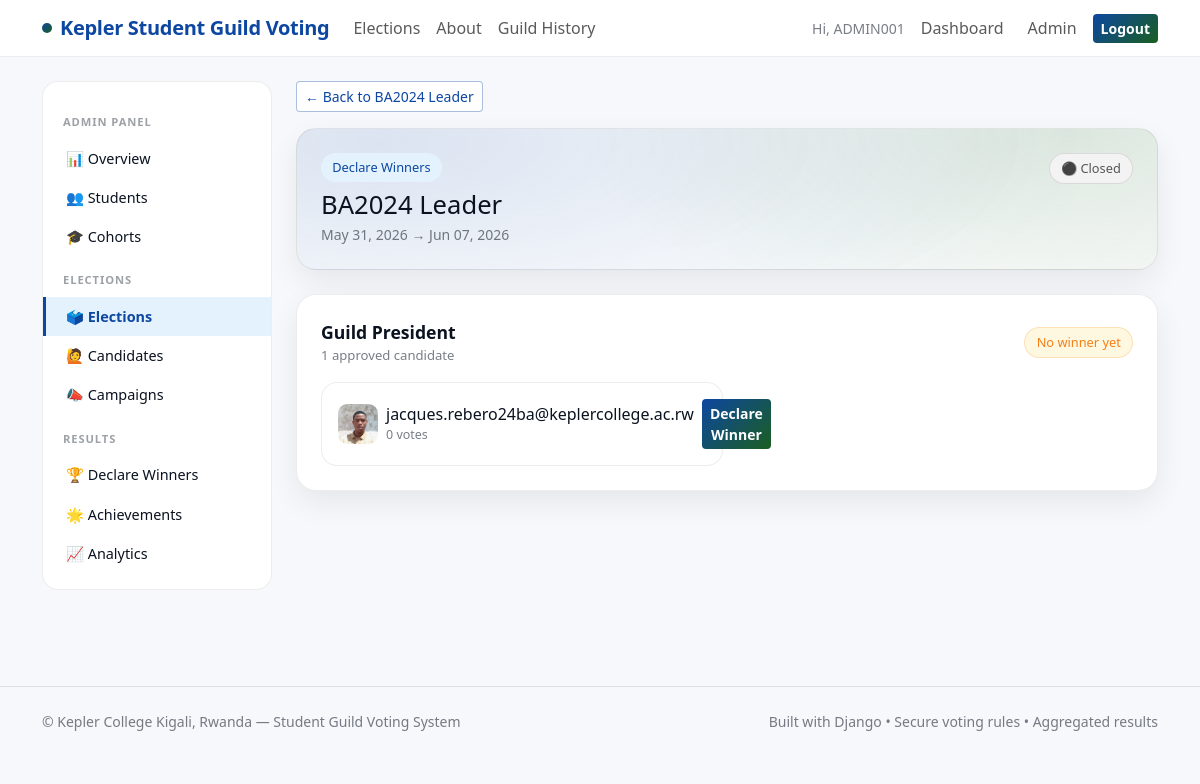
The page /dashboard/admin/elections/1/declare-winners/ (signed in) on the database its author committed.
### apps/accounts/models.py (models this page shows, shortened)
class User(AbstractUser):
    email = models.EmailField(unique=True)
    student_id = models.CharField(max_length=20, unique=True)
    cohort = models.ForeignKey(
        Cohort,
        on_delete=models.SET_NULL,
        null=True,
        blank=True,
        related_name='students'
    )
    is_cohort_confirmed = models.BooleanField(
        default=False,
        help_text='Admin confirms the student belongs to the selected cohort'
    )
    is_email_verified = models.BooleanField(default=False)
    can_vote = models.BooleanField(default=True)

### apps/elections/models.py (models this page shows, shortened)
class Election(models.Model):
    SCOPE_ALL = 'all'
    SCOPE_COHORT = 'cohort'
    SCOPE_CHOICES = [
        (SCOPE_ALL, 'Whole College'),
        (SCOPE_COHORT, 'Specific Cohort(s) Only'),
    ]
    name = models.CharField(max_length=200)
    description = models.TextField(blank=True)
    start_at = models.DateTimeField()
    end_at = models.DateTimeField()
    is_published = models.BooleanField(default=True)
    allow_live_results = models.BooleanField(default=False)
    visibility_scope = models.CharField(
        max_length=10, choices=SCOPE_CHOICES, default=SCOPE_ALL
    )
    visible_to_cohorts = models.ManyToManyField(
        'accounts.Cohort', blank=True, related_name='visible_elections'
    )
    voting_scope = models.CharField(
        max_length=10, choices=SCOPE_CHOICES, default=SCOPE_ALL
    )
    voting_cohorts = models.ManyToManyField(
        'accounts.Cohort', blank=True, related_name='voting_elections'
    )
    created_at = models.DateTimeField(auto_now_add=True)
    class Meta:
        ordering = ['-start_at']
    @property
    def is_open(self):
        now = timezone.now()
        return self.is_published and self.start_at <= now <= self.end_at
    @property
    def is_closed(self):
        return timezone.now() > self.end_at

class Position(models.Model):
    SCOPE_ALL = 'all'
    SCOPE_COHORT = 'cohort'
    SCOPE_CHOICES = [
        (SCOPE_ALL, 'Whole College'),
        (SCOPE_COHORT, 'Specific Cohort(s) Only'),
    ]
    election = models.ForeignKey(
        Election, on_delete=models.CASCADE, related_name='positions'
    )
    title = models.CharField(max_length=120)
    description = models.TextField(blank=True)
    order = models.PositiveIntegerField(default=0)
    voting_scope = models.CharField(
        max_length=10, choices=SCOPE_CHOICES, default=SCOPE_ALL
    )
    allowed_cohorts = models.ManyToManyField(
        'accounts.Cohort', blank=True, related_name='positions'
    )
    applications_open = models.BooleanField(default=False)
    class Meta:
        ordering = ['order', 'title']
        unique_together = [('election', 'title')]

class Candidate(models.Model):
    STATUS_CHOICES = [
        ('pending', 'Pending'),
        ('approved', 'Approved'),
        ('rejected', 'Rejected'),
    ]
    election = models.ForeignKey(
        Election, on_delete=models.CASCADE, related_name='candidates'
    )
    position = models.ForeignKey(
        Position, on_delete=models.CASCADE, related_name='candidates'
    )
    student = models.ForeignKey(
        settings.AUTH_USER_MODEL,
        on_delete=models.SET_NULL,
        null=True, blank=True,
        related_name='candidacies'
    )
    full_name = models.CharField(max_length=200)
    slogan = models.CharField(max_length=200, blank=True)
    manifesto = models.TextField(blank=True)
    photo = models.ImageField(upload_to='candidates/', blank=True, null=True)
    status = models.CharField(
        max_length=20, choices=STATUS_CHOICES, default='pending'
    )
    created_at = models.DateTimeField(auto_now_add=True)
    class Meta:
        ordering = ['position__order', 'full_name']

### apps/dashboard/views.py (the view)
# urls.py: path('admin/elections/<int:election_id>/declare-winners/', views.admin_declare_winners, name='admin_declare_winners'),
@staff_required
def admin_declare_winners(request, election_id):
    election = get_object_or_404(Election, id=election_id)
    positions = Position.objects.filter(election=election).prefetch_related('candidates', 'winners')
    positions_data = []
    for position in positions:
        candidates = Candidate.objects.filter(
            position=position, status='approved'
        ).annotate(vote_count=Count('votes')).order_by('-vote_count')
        declared_winner = ElectionWinner.objects.filter(
            election=election, position=position
        ).select_related('candidate').first()
        positions_data.append({
            'position': position,
            'candidates': candidates,
            'declared_winner': declared_winner,
        })
    return render(request, 'dashboard/admin_declare_winners.html', {
        'election': election, 'positions_data': positions_data,
    })

### apps/core/context_processors.py (called while the page is built)
def kepler_branding(request):
    return {
        "KEPLER_APP_NAME": "Kepler Student Guild Voting",
        "KEPLER_LOCATION": "Kepler College Kigali, Rwanda",
    }

### apps/dashboard/permissions.py (called while the page is built)
def staff_required(view_func):
    @wraps(view_func)
    @login_required
    def _wrapped(request, *args, **kwargs):
        if not request.user.is_staff:
            messages.error(request, "Admin access required.")
            return redirect("dashboard:student")
        return view_func(request, *args, **kwargs)
    return _wrapped

### templates/dashboard/admin_declare_winners.html (shortened to what this page needs)
{% extends 'base.html' %}
{% block content %}
<div class="admin-layout">
  <div class="admin-sidebar">
    <div class="sidebar-title">Admin Panel</div>
    <a href="{% url 'dashboard:admin_overview' %}">📊 Overview</a>
    <a href="{% url 'dashboard:admin_students' %}">👥 Students</a>
    <a href="{% url 'dashboard:admin_cohorts' %}">🎓 Cohorts</a>
    <div class="sidebar-title">Elections</div>
    <a href="{% url 'dashboard:admin_elections' %}" class="active">🗳️ Elections</a>
    <a href="{% url 'dashboard:admin_candidates' %}">🙋 Candidates</a>
    <a href="{% url 'dashboard:admin_campaigns' %}">📣 Campaigns</a>
    <div class="sidebar-title">Results</div>
    <a href="{% url 'dashboard:admin_elections' %}">🏆 Declare Winners</a>
    <a href="{% url 'dashboard:admin_achievements' %}">🌟 Achievements</a>
    <a href="{% url 'dashboard:admin_analytics' %}">📈 Analytics</a>
  </div>
  <div class="admin-content">
    <div class="mb-3">
      <a href="{% url 'dashboard:admin_election_manage' election.id %}"
         class="btn btn-outline-kepler btn-sm">← Back to {{ election.name }}</a>
    </div>
    <div class="hero p-4 mb-4">
      <div class="d-flex align-items-start justify-content-between flex-wrap gap-3">
        <div>
          <span class="k-pill pill-blue mb-2 d-inline-block">Declare Winners</span>
          <h1 class="fw-800 mb-1" style="font-size:1.6rem;">{{ election.name }}</h1>
          <div class="small-muted">
            {{ election.start_at|date:"M d, Y" }} → {{ election.end_at|date:"M d, Y" }}
          </div>
        </div>
        <div>
          {% if election.is_open %}<span class="k-pill pill-open">🟢 Still Open</span>
          {% elif election.is_closed %}<span class="k-pill pill-closed">⚫ Closed</span>
          {% else %}<span class="k-pill pill-upcoming">🟡 Not Started</span>{% endif %}
        </div>
      </div>
    </div>
    {% if positions_data %}
    <div class="row g-4">
      {% for item in positions_data %}
      <div class="col-12">
        <div class="kepler-card p-4">
          <div class="d-flex align-items-center justify-content-between mb-3 flex-wrap gap-2">
            <div>
              <div class="section-title mb-0">{{ item.position.title }}</div>
              <div class="small-muted" style="font-size:.82rem;">
                {{ item.candidates.count }} approved candidate{{ item.candidates.count|pluralize }}
              </div>
            </div>
            {% if item.declared_winner %}
            <span class="k-pill pill-winner">🏆 Winner Declared</span>
            {% else %}
            <span class="k-pill pill-pending">No winner yet</span>
            {% endif %}
          </div>
          {% if item.candidates %}
          <div class="row g-2">
            {% for candidate in item.candidates %}
            <div class="col-md-6">
              <div class="card-soft p-3 d-flex align-items-center justify-content-between gap-2">
                <div class="d-flex align-items-center gap-2">
                  {% if candidate.photo %}
                  <img src="{{ candidate.photo.url }}"
                       style="width:40px;height:40px;border-radius:.6rem;object-fit:cover;">
                  {% else %}
                  <div class="candidate-avatar"
                       style="width:40px;height:40px;font-size:1rem;border-radius:.6rem;">
                    {{ candidate.full_name|first }}
                  </div>
                  {% endif %}
                  <div>
                    <div class="fw-600">{{ candidate.full_name }}</div>
                    <div class="small-muted" style="font-size:.78rem;">
                      {{ candidate.vote_count }} vote{{ candidate.vote_count|pluralize }}
                    </div>
                  </div>
                </div>
                {% if item.declared_winner.candidate.id == candidate.id %}
                <span class="k-pill pill-winner" style="font-size:.7rem;">🏆 Winner</span>
                {% else %}
                <form method="POST"
                      action="{% url 'dashboard:admin_declare_winner_save' election.id item.position.id %}">
                  <button type="submit" class="btn btn-kepler btn-sm">Declare Winner</button>
                </form>
                {% endif %}
              </div>
            </div>
            {% endfor %}
          </div>
          {% else %}
          <div class="small-muted text-center py-3">No approved candidates for this position yet.</div>
          {% endif %}
        </div>
      </div>
      {% endfor %}
    </div>
    {% else %}
    <div class="kepler-card p-5 text-center">
      <div style="font-size:3rem;">📋</div>
      <h5 class="fw-700 mt-3">No positions in this election</h5>
      <p class="small-muted">Add positions first before declaring winners.</p>
    </div>
    {% endif %}
  </div>
</div>
{% endblock %}

### templates/base.html (shortened to what this page needs)
<!DOCTYPE html>
<html lang="en">
<head>
  <link href="https://cdn.jsdelivr.net/npm/bootstrap@5.3.2/dist/css/bootstrap.min.css" rel="stylesheet">
  {% load static %}
  <link rel="stylesheet" href="{% static 'css/styles.css' %}">
</head>
<body>
<nav class="navbar navbar-expand-lg navbar-glass sticky-top mb-4">
  <div class="container">
    <a class="navbar-brand brand-badge" href="{% url 'core:home' %}">
      <span class="brand-dot"></span>
      Kepler Student Guild Voting
    </a>
    <div class="collapse navbar-collapse" id="navbarNav">
      <ul class="navbar-nav me-auto">
        <li class="nav-item">
          <a class="nav-link" href="{% url 'elections:elections_list' %}">Elections</a>
        </li>
        <li class="nav-item">
          <a class="nav-link" href="{% url 'core:about' %}">About</a>
        </li>
        <li class="nav-item">
          <a class="nav-link" href="{% url 'history:guild_history' %}">Guild History</a>
        </li>
      </ul>
      <ul class="navbar-nav ms-auto align-items-center gap-2">
        {% if request.user.is_authenticated %}
        <li class="nav-item">
          <span class="small-muted">Hi, {{ request.user.student_id }}</span>
        </li>
        <li class="nav-item">
          <a class="nav-link" href="{% url 'dashboard:student' %}">Dashboard</a>
        </li>
        {% if request.user.is_staff %}
        <li class="nav-item">
          <a class="nav-link" href="{% url 'dashboard:admin_overview' %}">Admin</a>
        </li>
        {% endif %}
        <li class="nav-item">
          <a href="{% url 'accounts:logout' %}"
             class="btn btn-kepler btn-sm">Logout</a>
        </li>
        {% endif %}
      </ul>
    </div>
  </div>
</nav>
<main class="container pb-5">
  {% block content %}{% endblock %}
</main>
<footer class="border-top py-4 mt-5">
  <div class="container d-flex flex-wrap justify-content-between align-items-center">
    <div class="footer">
      © Kepler College Kigali, Rwanda — Student Guild Voting System
    </div>
    <div class="footer">
      Built with Django • Secure voting rules • Aggregated results
    </div>
  </div>
</footer>
</body>
</html>

### static/css/styles.css (style rules this page uses)
:root { --kepler-green: #1b5e20; --kepler-green-mid: #2e7d32; --kepler-green-light: #e8f5e9; --kepler-blue: #0d47a1; --kepler-blue-mid: #1565c0; --kepler-blue-light: #e3f2fd; --kepler-white: #ffffff; --kepler-dark: #0b1320; --kepler-gray: #f6f8fb; --kepler-border: rgba(0,0,0,0.07); --kepler-shadow: 0 12px 30px rgba(11,19,32,0.07); }
body { background: var(--kepler-gray); color: var(--kepler-dark); font-family: 'Segoe UI', system-ui, sans-serif; }
.navbar-glass { background: rgba(255,255,255,0.92); backdrop-filter: blur(12px); border-bottom: 1px solid var(--kepler-border); }
.brand-badge { display: inline-flex; align-items: center; gap: .5rem; font-weight: 800; color: var(--kepler-blue); letter-spacing: -.3px; }
.brand-dot { width: 10px; height: 10px; border-radius: 999px; background: linear-gradient(135deg, var(--kepler-blue), var(--kepler-green)); display: inline-block; }
.kepler-card { border: 1px solid var(--kepler-border); border-radius: 1.25rem; box-shadow: var(--kepler-shadow); background: var(--kepler-white); }
.card-soft { border: 1px solid var(--kepler-border); border-radius: 1rem; background: var(--kepler-white); }
.hero { background: radial-gradient(1200px 400px at 10% 10%, rgba(13,71,161,.15), transparent 60%), radial-gradient(900px 400px at 90% 0%, rgba(27,94,32,.15), transparent 55%), linear-gradient(135deg, rgba(255,255,255,0.95), rgba(255,255,255,0.85)); border: 1px solid var(--kepler-border); border-radius: 1.25rem; box-shadow: var(--kepler-shadow); }
.btn-kepler { background: linear-gradient(135deg, var(--kepler-blue), var(--kepler-green)); color: #fff; border: 0; font-weight: 600; }
.btn-outline-kepler { border: 1.5px solid rgba(13,71,161,0.35); color: var(--kepler-blue); background: white; font-weight: 500; }
.k-pill { font-size: .8rem; padding: .3rem .7rem; border-radius: 999px; font-weight: 500; display: inline-block; }
.pill-blue { background: var(--kepler-blue-light); color: var(--kepler-blue); }
.pill-pending { background: #fff8e1; color: #f57f17; border: 1px solid rgba(245,127,23,.2); }
.pill-closed { background: #f3f3f3; color: #555; border: 1px solid rgba(0,0,0,.1); }
.admin-layout { display: flex; gap: 1.5rem; align-items: flex-start; }
.admin-sidebar { width: 230px; flex-shrink: 0; background: white; border-radius: 1rem; border: 1px solid var(--kepler-border); padding: 1rem 0; position: sticky; top: 80px; }
.admin-sidebar .sidebar-title { font-size: .7rem; font-weight: 700; letter-spacing: .08em; text-transform: uppercase; color: rgba(11,19,32,0.4); padding: .5rem 1.25rem; margin-top: .5rem; }
.admin-sidebar a { display: flex; align-items: center; gap: .6rem; padding: .55rem 1.25rem; color: var(--kepler-dark); text-decoration: none; font-size: .9rem; border-left: 3px solid transparent; transition: all .15s; }
.admin-sidebar a.active { background: var(--kepler-blue-light); color: var(--kepler-blue); border-left-color: var(--kepler-blue); font-weight: 600; }
.admin-content { flex: 1; min-width: 0; }
.small-muted { color: rgba(11,19,32,0.55); font-size: .875rem; }
.section-title { font-weight: 800; font-size: 1.1rem; color: var(--kepler-dark); }
.footer { color: rgba(11,19,32,0.55); font-size: .875rem; }

### rows shown on the page
User: user.student_id "ADMIN001"
Election: name "BA2024 Leader", start_at "May 31, 2026", end_at "Jun 07, 2026"
Position: position "Guild President", candidates.count "1"
Candidate: photo (picture), full_name "jacques.rebero24ba@keplercollege.ac.rw", vote_count "0"
